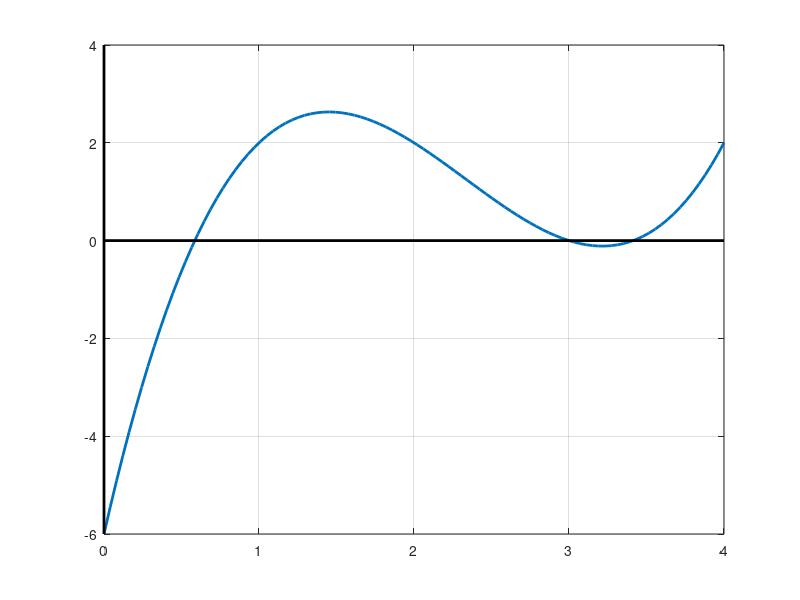

Recreate this plot in MATLAB. (Note: this script raises an error after producing the figure.)
f = @(x) x.^3 - 7.*x.^2+14*x-6;
X = linspace(0, 4, 100);
Y = f(X);
plot(X, Y, 'LineWidth', 2)
grid on
hold on
line(xlim, [0 0], 'Color', 'k', 'LineWidth', 2)
line([0 0], ylim, 'Color', 'k', 'LineWidth', 2)

eps = 10^(-5);
[xaprox1] = MetBisectie(f, 0, 1, eps)
[xaprox2] = MetBisectie(f, 1, 3.2, eps)
[xaprox3] = MetBisectie(f, 3.2, 4, eps)

plot(xaprox1, f(xaprox1), 'o', 'MarkerFaceColor', 'g', 'MarkerSize', 10)
plot(xaprox2, f(xaprox2), 'o', 'MarkerFaceColor', 'g', 'MarkerSize', 10)
plot(xaprox3, f(xaprox3), 'o', 'MarkerFaceColor', 'g', 'MarkerSize', 10)
title('Metoda Bisectiei')

hold off